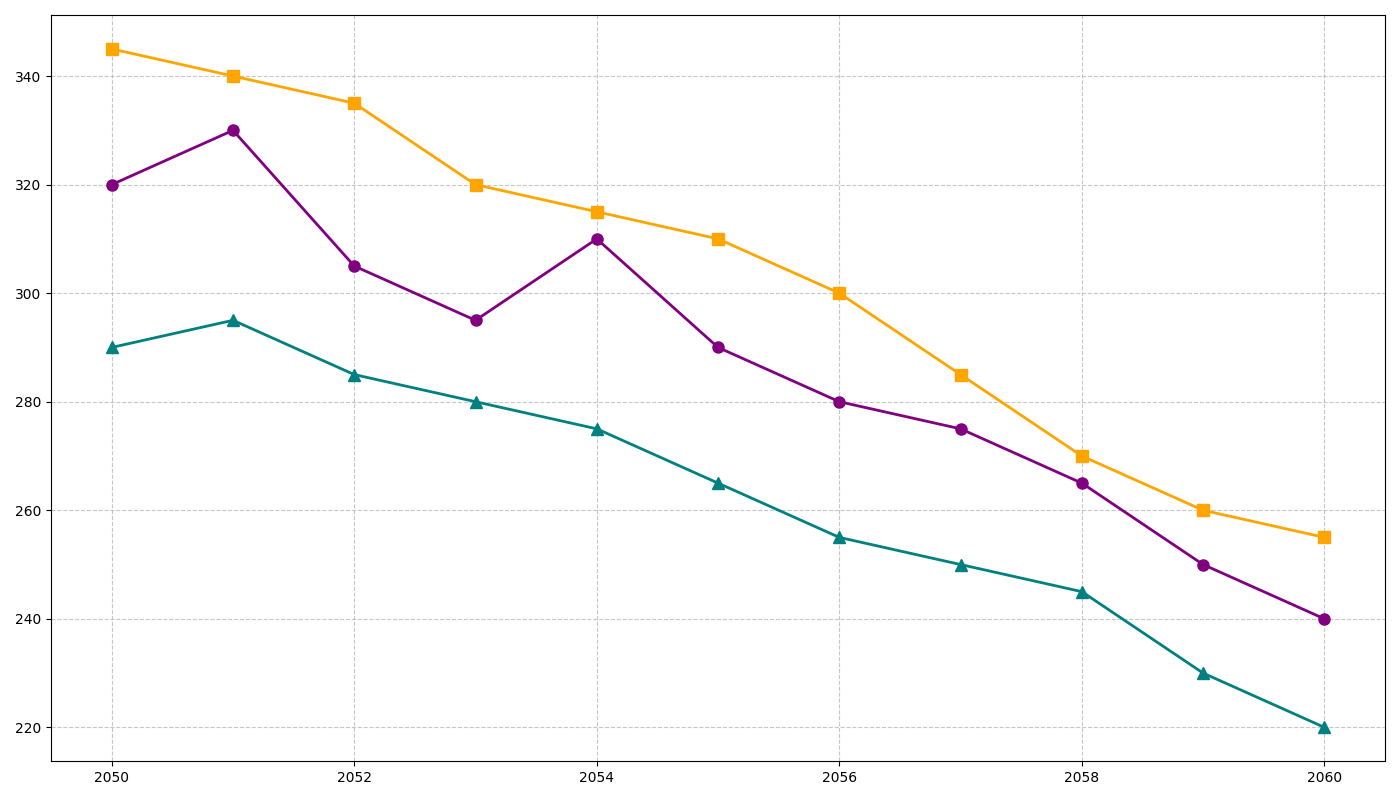

Write Python code to recreate this figure.
import matplotlib.pyplot as plt
import numpy as np

years = np.arange(2050, 2061)
neo_tokyo_consumption = np.array([320, 330, 305, 295, 310, 290, 280, 275, 265, 250, 240])
metropolis_consumption = np.array([345, 340, 335, 320, 315, 310, 300, 285, 270, 260, 255])
omega_city_consumption = np.array([290, 295, 285, 280, 275, 265, 255, 250, 245, 230, 220])

fig, ax = plt.subplots(figsize=(14, 8))

ax.plot(years, neo_tokyo_consumption, marker='o', linestyle='-', color='purple', linewidth=2, markersize=8)
ax.plot(years, metropolis_consumption, marker='s', linestyle='-', color='orange', linewidth=2, markersize=8)
ax.plot(years, omega_city_consumption, marker='^', linestyle='-', color='teal', linewidth=2, markersize=8)

ax.grid(True, linestyle='--', alpha=0.7)

plt.tight_layout()
plt.show()
